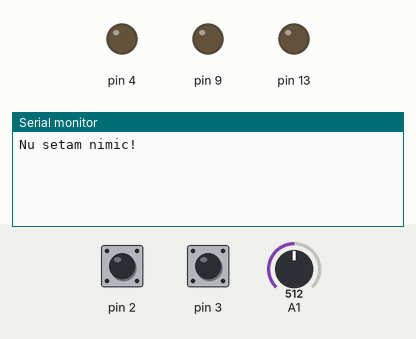
Simulated run of this program. Board: Arduino Uno, built with avr-gcc and run on an emulated ATmega328P. On the bench: output pins drawn as LEDs (lit = HIGH), the last lines printed to the serial monitor. The test bench sets the inputs (shaded band); at power-on: pin 3 HIGH, pin 2 HIGH, A1 = 512. Pins used as bus, display or sensor lines are not drawn.

Above: at 1.2 s.
1.3 s: pin 3 pulled LOW for 1 s
At 1.73 s:
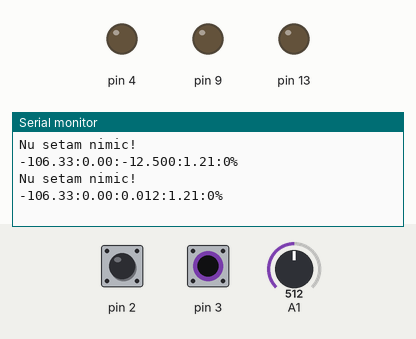
At 3.7 s:
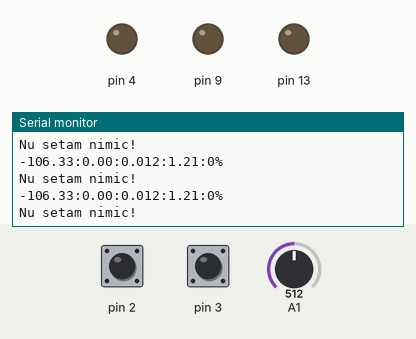

The program:

main.cpp
```cpp
#include <Arduino.h>
#include "acs758.h"
#include "esccontroller.h"
#include "hx711.h"
#include "port_Serial.h"
#include "timer.h"
#include "revsensor.h"

float CountAux;
int command = 0;
char bufferaux[64];
int ok = 0;
String serialString;

void readCommand()
{
  command = 0;
  if (strstr(buffer, "MS:") != NULL)
  {
    command = 1;
  }
  if (strstr(buffer, "W:") != NULL)
  {
    command = 2;
  }
  if (strstr(buffer, "C:") != NULL)
  {
    command = 3;
  }
  if (strstr(buffer, "TARE") != NULL)
  {
    command = 4;
  }
}

void setup()
{
  initHardwareSerial(1000000, 1);
  initACS();
  initLoadCell();
  initESC();
  initSensor();
}
void loop()
{
  readCommand();
  switch (command)
  {
  case 1:
    setPWMESC();
    break;
  case 2:
    sendString("\nSetam greutatea impinsa!");
    delay(30);
    clearBuffer();
    break;
  case 3:
    sendString("\nSetam curentul cerut!\n");
    delay(30);
    clearBuffer();
    break;
  case 4:
    sendString("TARE");
    delay(30);
    TARE();
    clearBuffer();
  default:
    sendString("\nNu setam nimic!\n");
    delay(30);
    clearBuffer();
    break;
  }

  sendWeight(serialString);
  serialString = serialString + ":";
  calcRPM(serialString);
  serialString = serialString + ":";
  calcACS(serialString);
  serialString = serialString + ":";
  Voltage(serialString);
  serialString = serialString + ":";
  getPWM(serialString);

  sendString(serialString);
  delay(30);
  serialString = "\0";
  delay(200);
}
```

Measured:
- after the input at 1.3 s, the serial monitor: prints a new line at once (image 1)
